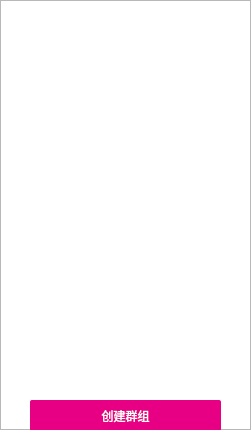
<?xml version="1.0" encoding="UTF-8"?>
<ui version="4.0">
 <class>Two</class>
 <widget class="QWidget" name="Two">
  <property name="geometry">
   <rect>
    <x>0</x>
    <y>0</y>
    <width>251</width>
    <height>430</height>
   </rect>
  </property>
  <property name="windowTitle">
   <string>Form</string>
  </property>
  <widget class="QListWidget" name="listWidget">
   <property name="geometry">
    <rect>
     <x>0</x>
     <y>0</y>
     <width>251</width>
     <height>430</height>
    </rect>
   </property>
  </widget>
  <widget class="QPushButton" name="pushButton">
   <property name="geometry">
    <rect>
     <x>30</x>
     <y>400</y>
     <width>191</width>
     <height>31</height>
    </rect>
   </property>
   <property name="font">
    <font>
     <family>微软雅黑</family>
    </font>
   </property>
   <property name="cursor">
    <cursorShape>PointingHandCursor</cursorShape>
   </property>
   <property name="styleSheet">
    <string notr="true">QPushButton{
  background-color:rgb(231,0,132);
color:white;
border-radius:2px;
}
QPushButton:hover{
  background-color:rgb(231,0,132,70%);
}</string>
   </property>
   <property name="text">
    <string>创建群组</string>
   </property>
  </widget>
 </widget>
 <resources/>
 <connections/>
</ui>
